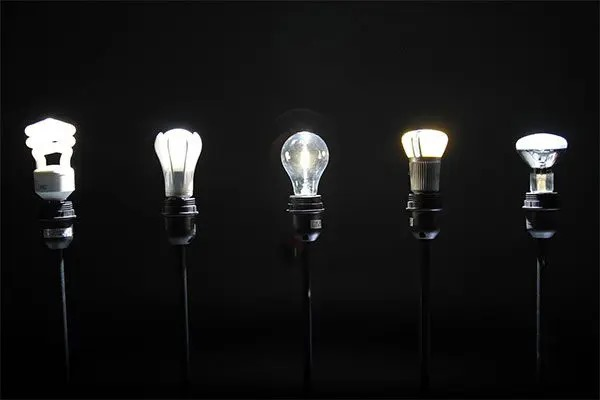
#> input picture MyTask.jpeg, 600 x 400 px
$ python main.py
#> lines starting #> are read from the running program, lines starting #| are printed output that depends on the picture; after the words box and inside, x2 and y2 are one past the last pixel; in counts of white or black regions, pixels touching at a corner belong together
import numpy as np
import cv2 as cv

image = cv.imread("./MyTask.jpeg")
#> image is the input picture: shape (400, 600, 3); mean B, G, R 22.5, 22.7, 22.6
cv.imshow("Original Image", image)
blur = cv.GaussianBlur(image, (3, 3), cv.BORDER_DEFAULT)
lower_white = np.array([220, 220, 220])
upper_white = np.array([255, 255, 255])
mask = cv.inRange(blur, lower_white, upper_white)
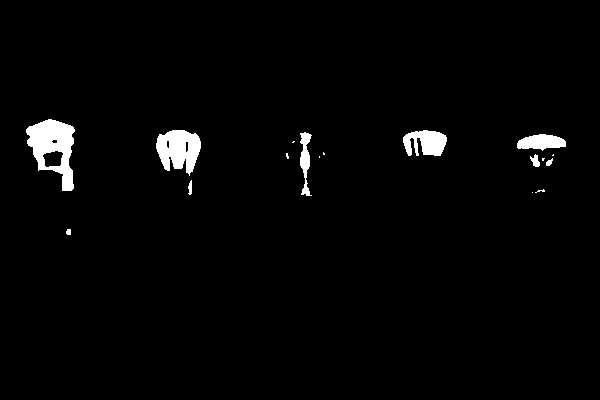
#> mask: shape (400, 600); 2.2% white; 17 white regions (8 under 20 px), largest, box (x1, y1, x2, y2) and area: (26, 119, 75, 191) 1917, (156, 130, 201, 176) 1404, (403, 130, 447, 156) 826
result = cv.bitwise_and(image, image, mask=mask)

cv.imshow("Detected White Color", result)
cv.waitKey(0)
cv.destroyAllWindows()
